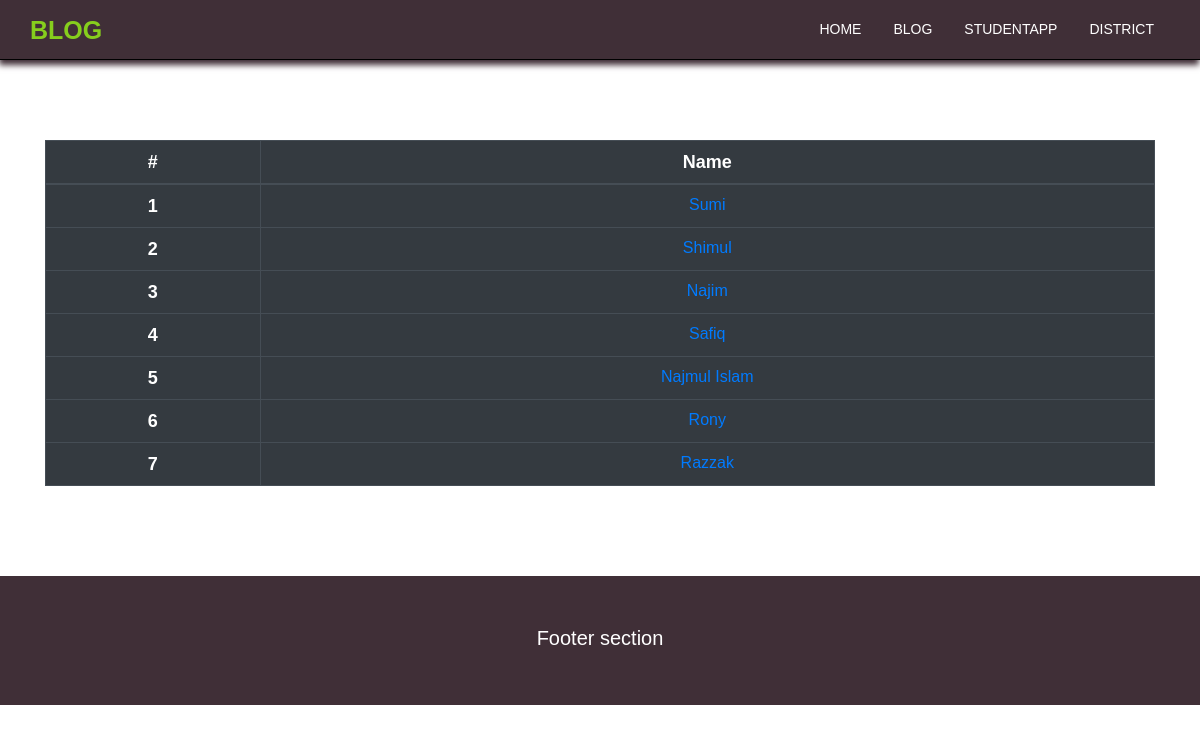
/student-list/, run on the app's committed database.
### StudentList/models.py (models this page shows, shortened)
class StudentInfo(models.Model):
    name = models.CharField(max_length=200)
    std_cls = models.CharField(max_length=100)
    std_roll = models.IntegerField()

### StudentList/views.py (the view)
# urls.py: path('student-list/', views.student_list, name='student-list'),
def student_list(request):
    students = StudentInfo.objects.all()
    context = {
        'students': students
    }
    return render(request, 'student/student_list.html', context)

### templates/student/student_list.html (shortened to what this page needs)
{% extends 'base.html' %}
{% block body_block %}
 <table class="table table-bordered table-dark">
              <thead>
                <tr>
                  <th scope="col">#</th>
                  <th scope="col">Name</th>
                </tr>
              </thead>
              <tbody>
              {% for student in students %}
                <tr>
                  <th scope="row">{{ forloop.counter }}</th>
                  <td><a href="{% url 'Students:student-detail' std_id=student.pk %}">{{ student.name }}</a> </td>
                </tr>
              {% endfor %}
              </tbody>
            </table>
{% endblock %}

### static/resources/css/main.css (style rules this page uses)
* { margin: 0; padding: 0; box-sizing: border-box; }
html { scroll-behavior: smooth; font-size: 62.5%; }
body { font-family: Titillium Web, sans-serif; }
table th { text-align: center; font-size: 1.8rem; }
table td { text-align: center; font-size: 1.6rem; }

### data on the page
StudentInfo: name "Sumi"
StudentInfo: name "Shimul"
StudentInfo: name "Najim"
StudentInfo: name "Safiq"
StudentInfo: name "Najmul Islam"
StudentInfo: name "Rony"
StudentInfo: name "Razzak"
